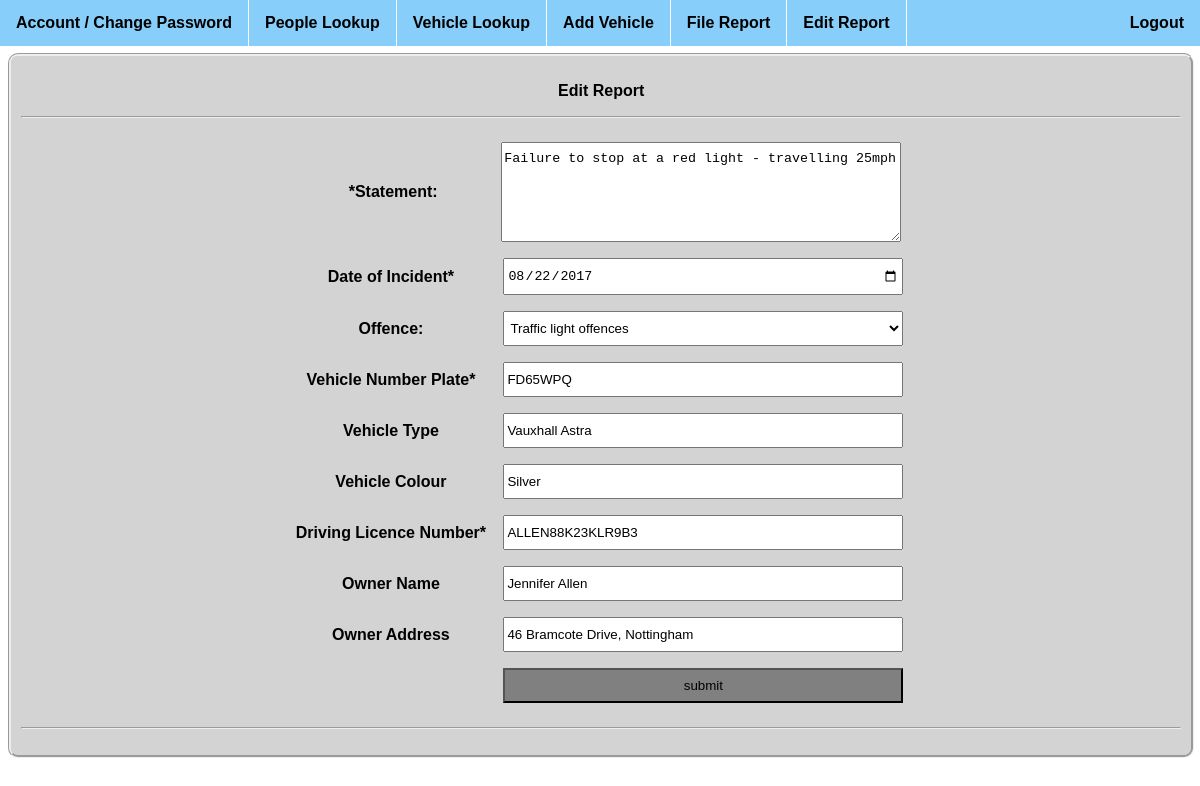
The app's page /edit_report.php?ID=4 with its own data.
### tables this page shows
CREATE TABLE `Incident` (
  `Incident_ID` int(11) NOT NULL,
  `Vehicle_ID` int(11) DEFAULT NULL,
  `People_ID` int(11) DEFAULT NULL,
  `Incident_Date` date NOT NULL,
  `Incident_Report` varchar(500) NOT NULL,
  `Offence_ID` int(11) DEFAULT NULL,
  `Officer_username` varchar(50) NOT NULL
);

CREATE TABLE `Vehicle` (
  `Vehicle_ID` int(11) NOT NULL,
  `Vehicle_type` varchar(20) NOT NULL,
  `Vehicle_colour` varchar(20) NOT NULL,
  `Vehicle_licence` varchar(7) NOT NULL
);

CREATE TABLE `People` (
  `People_ID` int(11) NOT NULL,
  `People_name` varchar(50) NOT NULL,
  `People_address` varchar(50) DEFAULT NULL,
  `People_licence` varchar(16) NOT NULL
);

### edit_report.php (the view, shortened to what this page needs)
<?php include('menu.php'); ?>
<html>
    <head>
    <link rel="stylesheet" href="trafficreport.css">
    </head>
<?php
include('config.php');
$conn = mysqli_connect($servername, $username, $password, $dbname);
$sql_stat = "SELECT Incident_Report, Incident_Date  FROM Incident WHERE Incident_ID = '".$_GET["ID"]."';";
$result_stat = mysqli_query($conn, $sql_stat);
$row_stat = mysqli_fetch_array($result_stat);
$sql_off = "SELECT Offence_description From Offence WHERE Offence_ID =
            (SELECT Offence_ID FROM Incident WHERE Incident_ID = '".$_GET["ID"]."');";
$result_off = mysqli_query($conn, $sql_off);
$row_off = mysqli_fetch_array($result_off);
$sql_veh = "SELECT Vehicle_licence, Vehicle_type, Vehicle_Colour FROM Vehicle WHERE Vehicle_ID =
            (SELECT Vehicle_ID FROM Incident WHERE Incident_ID = '".$_GET["ID"]."');";
$result_veh = mysqli_query($conn, $sql_veh);
$row_veh = mysqli_fetch_array($result_veh);
$sql_pers = "SELECT People_licence, People_address, People_name FROM People WHERE People_ID =
            (SELECT People_ID FROM Incident WHERE Incident_ID = '".$_GET["ID"]."');";
$result_pers = mysqli_query($conn, $sql_pers);
$row_pers = mysqli_fetch_array($result_pers);
?>
    <body>
    <div>
    <b><p>Edit Report<b><p>
    <hr>
    <form method ="POST" name ="form" onchange="return validateForm()" onsubmit="return refreshForm()">
    <p class="vertical"><label for="textarea">*Statement:</label><textarea style="height:100px" class="text" rows="2" cols="20" wrap="hard" name="statement" id="statement" maxlength = '500'><?php echo $row_stat[0]; ?></textarea><br/>
    <label> Date of Incident*</label>       <input type = "date" name = "date" value = "<?php echo $row_stat[1]; ?>"/><br/>
    <label for="offence">Offence:</label>   <select name="offence" id="offence"><br/>
                                            <?php
                                            include('config.php');
                                            $conn = mysqli_connect($servername, $username, $password, $dbname);
                                            $sql_list = "SELECT Offence_description FROM Offence;";
                                            $result = mysqli_query($conn, $sql_list);
                                            if (mysqli_num_rows($result) > 0) {
                                                while($row = mysqli_fetch_assoc($result)) {
                                                    echo "<option value = '".$row_off[0]."' selected>".$row_off[0]."</option>";
                                                    }
                                            }
                                            ?>
                                            </select>
    <label> Vehicle Number Plate*</label>   <input type = "text" name = "plate" maxlength = '7' value = "<?php echo $row_veh[0]; ?>" /><br/>
    <label> Vehicle Type</label>            <input type = "text" name = "type" maxlength = '20' value = "<?php echo $row_veh[1]; ?>"/><br/>
    <label> Vehicle Colour</label>          <input type = "text" name = "colour" maxlength = '20' value = "<?php echo $row_veh[2]; ?>"/><br/>
    <label> Driving Licence Number*</label> <input type = "text" name = "licence" maxlength = '16' value = "<?php echo $row_pers[0]; ?>" /><br/>
    <label> Owner Name</label>              <input type = "text" name = "name" maxlength = '50' value = "<?php echo $row_pers[2]; ?>" /><br/>
    <label> Owner Address</label>           <input type = "text" name = "address" maxlength = '50' value = "<?php echo $row_pers[1]; ?>"/><br/>
    <label> </label>                        <input type = "submit" name = "submit" value = "submit">
    <hr>
    </form>
        </body>
    </html>

### trafficreport.css (style rules this page uses)
body { font-family: sans-serif; }
div { border-radius: 10px; background-color:lightgrey; padding: 10px; width: 98%; margin-top: 15px; margin-left:0px; display: inline-block; text-align: center; border-style: groove; }
label { display: inline-block; width: 200px; }
.vertical * { vertical-align:middle; }
input[type=text], input[type=password], input[type=date], select[id=offence], textarea[name="statement"] { width: 400px; padding: 8px 2px; margin: 8px ; }
input[type=submit] { background-color: grey; margin: 8px 7px; padding: 8px 2px; width: 400px; display: inline-block; }

### menu.php (style rules this page uses)
body { font-family: sans-serif; }

### records on screen
incident: statement "Failure to stop at a red light - travelling 25mph", date "08/22/2017"
vehicle: plate "FD65WPQ", type "Vauxhall Astra", colour "Silver"
people: licence "ALLEN88K23KLR9B3", name "Jennifer Allen", address "46 Bramcote Drive, Nottingham"

### other values on screen
form field offence "Traffic light offences"
